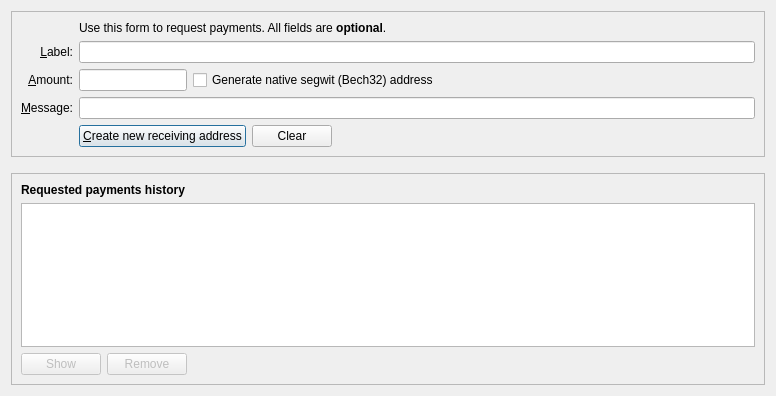
<?xml version="1.0" encoding="UTF-8"?>
<ui version="4.0">
 <class>ReceiveCoinsDialog</class>
 <widget class="QDialog" name="ReceiveCoinsDialog">
  <property name="geometry">
   <rect>
    <x>0</x>
    <y>0</y>
    <width>776</width>
    <height>396</height>
   </rect>
  </property>
  <layout class="QVBoxLayout" name="verticalLayout" stretch="0,0,1">
   <item>
    <widget class="QFrame" name="frame2">
     <property name="sizePolicy">
      <sizepolicy hsizetype="Preferred" vsizetype="Expanding">
       <horstretch>0</horstretch>
       <verstretch>0</verstretch>
      </sizepolicy>
     </property>
     <property name="frameShape">
      <enum>QFrame::StyledPanel</enum>
     </property>
     <property name="frameShadow">
      <enum>QFrame::Sunken</enum>
     </property>
     <layout class="QVBoxLayout" name="verticalLayout_3">
      <item>
       <layout class="QGridLayout" name="gridLayout">
        <item row="5" column="0">
         <widget class="QLabel" name="label">
          <property name="toolTip">
           <string>An optional amount to request. Leave this empty or zero to not request a specific amount.</string>
          </property>
          <property name="text">
           <string>&amp;Amount:</string>
          </property>
          <property name="alignment">
           <set>Qt::AlignRight|Qt::AlignTrailing|Qt::AlignVCenter</set>
          </property>
          <property name="buddy">
           <cstring>reqAmount</cstring>
          </property>
         </widget>
        </item>
        <item row="6" column="0">
         <widget class="QLabel" name="label_3">
          <property name="toolTip">
           <string>An optional message to attach to the payment request, which will be displayed when the request is opened. Note: The message will not be sent with the payment over the Noir network.</string>
          </property>
          <property name="text">
           <string>&amp;Message:</string>
          </property>
          <property name="alignment">
           <set>Qt::AlignRight|Qt::AlignTrailing|Qt::AlignVCenter</set>
          </property>
          <property name="buddy">
           <cstring>reqMessage</cstring>
          </property>
         </widget>
        </item>
        <item row="4" column="2">
         <widget class="QLineEdit" name="reqLabel">
          <property name="toolTip">
           <string>An optional label to associate with the new receiving address (used by you to identify an invoice).  It is also attached to the payment request.</string>
          </property>
         </widget>
        </item>
        <item row="2" column="2">
         <widget class="QLabel" name="label_5">
          <property name="text">
           <string>Use this form to request payments. All fields are &lt;b&gt;optional&lt;/b&gt;.</string>
          </property>
         </widget>
        </item>
        <item row="4" column="0">
         <widget class="QLabel" name="label_2">
          <property name="toolTip">
           <string>An optional label to associate with the new receiving address.</string>
          </property>
          <property name="text">
           <string>&amp;Label:</string>
          </property>
          <property name="alignment">
           <set>Qt::AlignRight|Qt::AlignTrailing|Qt::AlignVCenter</set>
          </property>
          <property name="buddy">
           <cstring>reqLabel</cstring>
          </property>
         </widget>
        </item>
        <item row="6" column="2">
         <widget class="QLineEdit" name="reqMessage">
          <property name="toolTip">
           <string>An optional message that is attached to the payment request and may be displayed to the sender.</string>
          </property>
         </widget>
        </item>
        <item row="7" column="2">
         <layout class="QHBoxLayout" name="horizontalLayout">
          <item>
           <widget class="QPushButton" name="receiveButton">
            <property name="minimumSize">
             <size>
              <width>150</width>
              <height>0</height>
             </size>
            </property>
            <property name="text">
             <string>&amp;Create new receiving address</string>
            </property>
            <property name="icon">
             <iconset resource="../bitcoin.qrc">
              <normaloff>:/icons/receiving_addresses</normaloff>:/icons/receiving_addresses</iconset>
            </property>
           </widget>
          </item>
          <item>
           <widget class="QPushButton" name="clearButton">
            <property name="sizePolicy">
             <sizepolicy hsizetype="Minimum" vsizetype="Fixed">
              <horstretch>0</horstretch>
              <verstretch>0</verstretch>
             </sizepolicy>
            </property>
            <property name="toolTip">
             <string>Clear all fields of the form.</string>
            </property>
            <property name="text">
             <string>Clear</string>
            </property>
            <property name="icon">
             <iconset resource="../bitcoin.qrc">
              <normaloff>:/icons/remove</normaloff>:/icons/remove</iconset>
            </property>
            <property name="autoDefault">
             <bool>false</bool>
            </property>
           </widget>
          </item>
          <item>
           <spacer name="horizontalSpacer">
            <property name="orientation">
             <enum>Qt::Horizontal</enum>
            </property>
            <property name="sizeHint" stdset="0">
             <size>
              <width>40</width>
              <height>20</height>
             </size>
            </property>
           </spacer>
          </item>
         </layout>
        </item>
        <item row="7" column="0">
         <widget class="QLabel" name="label_7">
          <property name="text">
           <string/>
          </property>
         </widget>
        </item>
        <item row="5" column="2">
         <layout class="QHBoxLayout" name="horizontalLayout_6">
          <item>
           <widget class="BitcoinAmountField" name="reqAmount">
            <property name="sizePolicy">
             <sizepolicy hsizetype="Fixed" vsizetype="Fixed">
              <horstretch>0</horstretch>
              <verstretch>0</verstretch>
             </sizepolicy>
            </property>
            <property name="minimumSize">
             <size>
              <width>80</width>
              <height>0</height>
             </size>
            </property>
            <property name="maximumSize">
             <size>
              <width>1000</width>
              <height>100</height>
             </size>
            </property>
            <property name="toolTip">
             <string>An optional amount to request. Leave this empty or zero to not request a specific amount.</string>
            </property>
           </widget>
          </item>
          <item>
           <widget class="QCheckBox" name="useBech32">
            <property name="sizePolicy">
             <sizepolicy hsizetype="Fixed" vsizetype="Fixed">
              <horstretch>0</horstretch>
              <verstretch>0</verstretch>
             </sizepolicy>
            </property>
            <property name="maximumSize">
             <size>
              <width>1000</width>
              <height>16777215</height>
             </size>
            </property>
            <property name="focusPolicy">
             <enum>Qt::StrongFocus</enum>
            </property>
            <property name="toolTip">
             <string>Native segwit addresses (aka Bech32 or BIP-173) reduce your transaction fees later on and offer better protection against typos, but old wallets don't support them. When unchecked, an address compatible with older wallets will be created instead.</string>
            </property>
            <property name="text">
             <string>Generate native segwit (Bech32) address</string>
            </property>
           </widget>
          </item>
          <item>
           <spacer name="horizontalSpacer_3">
            <property name="orientation">
             <enum>Qt::Horizontal</enum>
            </property>
            <property name="sizeHint" stdset="0">
             <size>
              <width>0</width>
              <height>0</height>
             </size>
            </property>
           </spacer>
          </item>
         </layout>
        </item>
       </layout>
      </item>
     </layout>
    </widget>
   </item>
   <item>
    <spacer name="verticalSpacer_2">
     <property name="orientation">
      <enum>Qt::Vertical</enum>
     </property>
     <property name="sizeHint" stdset="0">
      <size>
       <width>20</width>
       <height>10</height>
      </size>
     </property>
    </spacer>
   </item>
   <item>
    <widget class="QFrame" name="frame">
     <property name="sizePolicy">
      <sizepolicy hsizetype="Preferred" vsizetype="Expanding">
       <horstretch>0</horstretch>
       <verstretch>0</verstretch>
      </sizepolicy>
     </property>
     <property name="frameShape">
      <enum>QFrame::StyledPanel</enum>
     </property>
     <property name="frameShadow">
      <enum>QFrame::Raised</enum>
     </property>
     <layout class="QVBoxLayout" name="verticalLayout_2">
      <item>
       <widget class="QLabel" name="label_6">
        <property name="font">
         <font>
          <weight>75</weight>
          <bold>true</bold>
         </font>
        </property>
        <property name="text">
         <string>Requested payments history</string>
        </property>
       </widget>
      </item>
      <item>
       <widget class="QTableView" name="recentRequestsView">
        <property name="contextMenuPolicy">
         <enum>Qt::CustomContextMenu</enum>
        </property>
        <property name="tabKeyNavigation">
         <bool>false</bool>
        </property>
        <property name="sortingEnabled">
         <bool>true</bool>
        </property>
       </widget>
      </item>
      <item>
       <layout class="QHBoxLayout" name="horizontalLayout_2">
        <item>
         <widget class="QPushButton" name="showRequestButton">
          <property name="enabled">
           <bool>false</bool>
          </property>
          <property name="toolTip">
           <string>Show the selected request (does the same as double clicking an entry)</string>
          </property>
          <property name="text">
           <string>Show</string>
          </property>
          <property name="icon">
           <iconset resource="../bitcoin.qrc">
            <normaloff>:/icons/edit</normaloff>:/icons/edit</iconset>
          </property>
          <property name="autoDefault">
           <bool>false</bool>
          </property>
         </widget>
        </item>
        <item>
         <widget class="QPushButton" name="removeRequestButton">
          <property name="enabled">
           <bool>false</bool>
          </property>
          <property name="toolTip">
           <string>Remove the selected entries from the list</string>
          </property>
          <property name="text">
           <string>Remove</string>
          </property>
          <property name="icon">
           <iconset resource="../bitcoin.qrc">
            <normaloff>:/icons/remove</normaloff>:/icons/remove</iconset>
          </property>
          <property name="autoDefault">
           <bool>false</bool>
          </property>
         </widget>
        </item>
        <item>
         <spacer name="horizontalSpacer_2">
          <property name="orientation">
           <enum>Qt::Horizontal</enum>
          </property>
          <property name="sizeHint" stdset="0">
           <size>
            <width>40</width>
            <height>20</height>
           </size>
          </property>
         </spacer>
        </item>
       </layout>
      </item>
     </layout>
    </widget>
   </item>
  </layout>
 </widget>
 <customwidgets>
  <customwidget>
   <class>BitcoinAmountField</class>
   <extends>QLineEdit</extends>
   <header>qt/bitcoinamountfield.h</header>
   <container>1</container>
  </customwidget>
 </customwidgets>
 <tabstops>
  <tabstop>reqLabel</tabstop>
  <tabstop>reqAmount</tabstop>
  <tabstop>useBech32</tabstop>
  <tabstop>reqMessage</tabstop>
  <tabstop>receiveButton</tabstop>
  <tabstop>clearButton</tabstop>
  <tabstop>recentRequestsView</tabstop>
  <tabstop>showRequestButton</tabstop>
  <tabstop>removeRequestButton</tabstop>
 </tabstops>
 <resources>
  <include location="../bitcoin.qrc"/>
 </resources>
 <connections/>
</ui>
